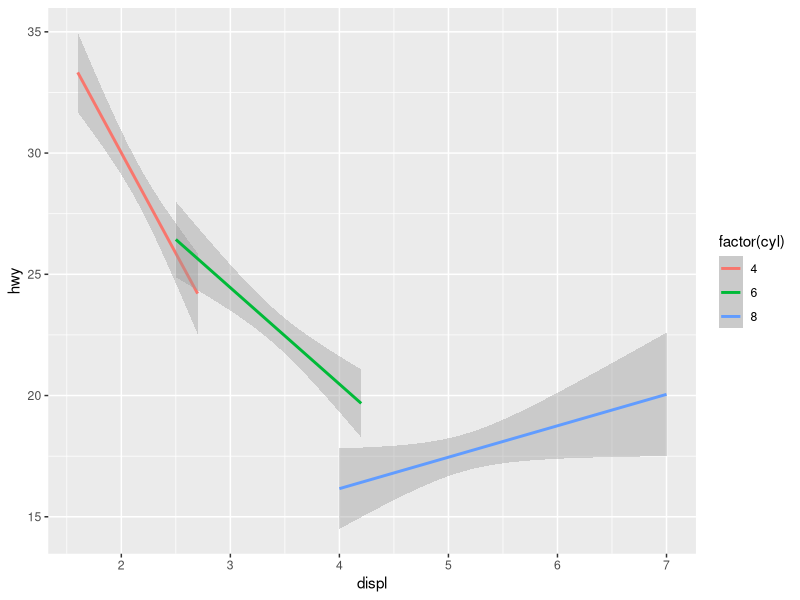

Recreate this plot in R.
library(tidyverse)
library(modelr)

mpg %>% names

mpg %>% 
  ggplot(aes(x=displ,y=hwy,color=factor(cyl))) +
  geom_smooth(method='lm')
mpg$hwy %>% mean


#generalized linear model regression using mpg data frame, hwy as a function of displacement
m <- glm(data = mpg,
    formula = hwy ~ displ + factor(cyl))

summary(m)


m$coefficients


preds <- add_predictions(mpg,m)




